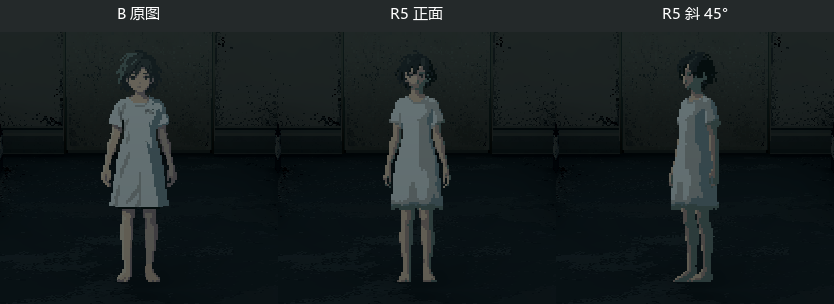

Write Python code to recreate this figure.
from pathlib import Path
from PIL import Image,ImageDraw,ImageFont,ImageChops
p=Path(__file__).resolve().parent
sheet=Image.new('RGB',(3*278,304),'#24292a')
draw=ImageDraw.Draw(sheet)
font=ImageFont.truetype('C:/Windows/Fonts/msyh.ttc',15)
base=Image.open(p/'room_B.png').convert('RGB')
for i,(key,label) in enumerate([('B','B 原图'),('0','R5 正面'),('45','R5 斜 45°')]):
    im=Image.open(p/f'room_{key}.png').convert('RGB')
    assert im.size==base.size==(1280,720)
    bounds=ImageChops.difference(base,im).getbbox()
    if key!='B':
        assert bounds and bounds[0]>560 and bounds[2]<710 and bounds[1]>240 and bounds[3]<520,bounds
    sheet.paste(im.crop((501,245,779,517)),(278*i,32))
    draw.text((278*i+139,7),label,anchor='mt',font=font,fill='white')
sheet.save(p/'room_compare.png')
